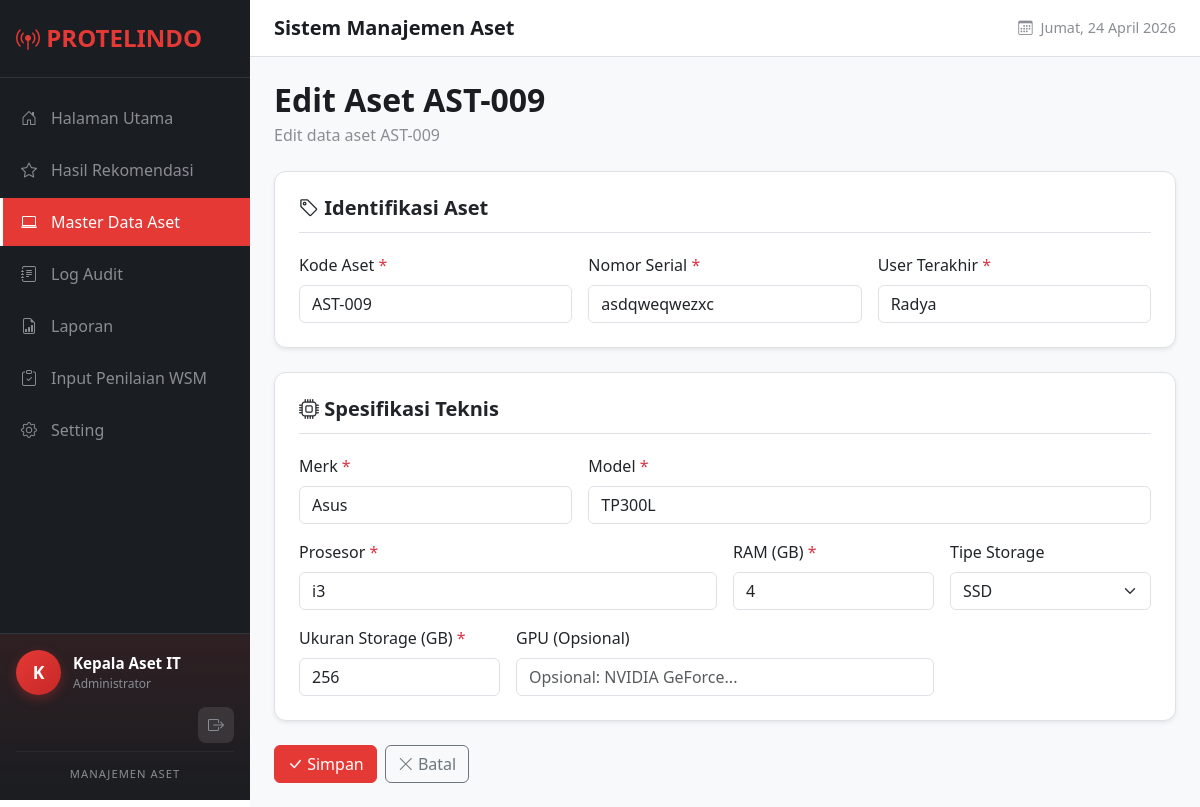
The page /inventory/9/edit/ (signed in) on the database its author committed.
### core/models.py (models this page shows, shortened)
class User(AbstractUser):
    ROLE_CHOICES = [
        ('admin', 'Administrator'),
        ('staff', 'Staff'),
    ]
    role = models.CharField(
        max_length=10,
        choices=ROLE_CHOICES,
        default='staff',
        verbose_name='Role'
    )
    class Meta:
        verbose_name = 'Pengguna'
        verbose_name_plural = 'Pengguna'

### inventory/models.py (models this page shows, shortened)
class Laptop(models.Model):
    STATUS_CHOICES = [
        ('draft', 'Draft'),
        ('assessed', 'Sudah Dinilai'),
        ('ready', 'Tersedia'),
        ('auction', 'Proses Lelang'),
        ('sold', 'Terjual'),
        ('used', 'Dipakai'),
        ('scrapped', 'Dibuang'),
    ]
    PHYSICAL_GRADE_CHOICES = [
        ('A', 'Grade A'),
        ('B', 'Grade B'),
        ('C', 'Grade C'),
        ('D', 'Grade D'),
    ]
    STORAGE_TYPE_CHOICES = [
        ('SSD', 'SSD'),
        ('HDD', 'HDD'),
        ('NVME', 'NVMe SSD'),
    ]
    asset_code = models.CharField(
        max_length=20,
        unique=True,
        verbose_name='Kode Aset'
    )
    serial_number = models.CharField(
        max_length=50,
        unique=True,
        verbose_name='Nomor Serial'
    )
    brand = models.CharField(max_length=50, verbose_name='Merk')
    model = models.CharField(max_length=100, verbose_name='Model')
    processor = models.CharField(max_length=100, verbose_name='Prosesor')
    ram_gb = models.PositiveIntegerField(verbose_name='RAM (GB)')
    storage_type = models.CharField(
        max_length=10,
        choices=STORAGE_TYPE_CHOICES,
        default='SSD',
        verbose_name='Tipe Storage'
    )
    storage_size_gb = models.PositiveIntegerField(verbose_name='Ukuran Storage (GB)')
    gpu = models.CharField(
        max_length=100,
        blank=True,
        null=True,
        verbose_name='GPU'
    )
    status = models.CharField(
        max_length=20,
        choices=STATUS_CHOICES,
        default='draft',
        verbose_name='Status'
    )
    physical_grade = models.CharField(
        max_length=1,
        choices=PHYSICAL_GRADE_CHOICES,
        blank=True,
        null=True,
        verbose_name='Grade Fisik'
    )
    open_price = models.DecimalField(
        max_digits=12,
        decimal_places=2,
        null=True,
        blank=True,
        verbose_name='Harga Pembukaan'
    )
    sold_price = models.DecimalField(
        max_digits=12,
        decimal_places=2,
        null=True,
        blank=True,
        verbose_name='Harga Jual'
    )
    buyer_name = models.CharField(
        max_length=100,
        blank=True,
        null=True,
        verbose_name='Nama Pembeli'
    )
    last_user = models.CharField(
        max_length=100,
        verbose_name='User Terakhir'
    )
    created_at = models.DateTimeField(auto_now_add=True, verbose_name='Dibuat')
    updated_at = models.DateTimeField(auto_now=True, verbose_name='Diperbarui')
    class Meta:
        verbose_name = 'Laptop'
        verbose_name_plural = 'Laptop'
        ordering = ['-created_at']

### inventory/views.py (the view)
# urls.py: path('<int:pk>/edit/', views.laptop_edit, name='laptop_edit'),
@login_required
def laptop_edit(request, pk):
    laptop = get_object_or_404(Laptop, pk=pk)
    if request.method == 'POST':
        form = LaptopForm(request.POST, instance=laptop)
        if form.is_valid():
            laptop = form.save()
            create_audit_log(request.user, 'update', laptop)
            messages.success(request, f'Aset {laptop.asset_code} berhasil diperbarui!')
            return redirect('inventory:laptop_list')
    else:
        form = LaptopForm(instance=laptop)
    context = {'form': form, 'title': f'Edit Aset {laptop.asset_code}', 'laptop': laptop}
    return render(request, 'inventory/laptop_form.html', context)

### inventory/templates/inventory/laptop_form.html (shortened to what this page needs)
{% extends 'base.html' %}
{% block content %}
<div class="page-header">
    <h2>{{ title }}</h2>
    <p>{% if laptop %}Edit data aset {{ laptop.asset_code }}{% else %}Tambah data aset baru ke sistem{% endif %}</p>
</div>
<form method="post">
    <div class="form-section">
        <h5><i class="bi bi-tag"></i> Identifikasi Aset</h5>
        <div class="row g-3">
            <div class="col-md-4">
                <label for="id_asset_code" class="form-label">Kode Aset <span class="text-danger">*</span></label>
                {{ form.asset_code }}
            </div>
            <div class="col-md-4">
                <label for="id_serial_number" class="form-label">Nomor Serial <span class="text-danger">*</span></label>
                {{ form.serial_number }}
            </div>
            <div class="col-md-4">
                <label for="id_last_user" class="form-label">User Terakhir <span class="text-danger">*</span></label>
                {{ form.last_user }}
            </div>
        </div>
    </div>
    <div class="form-section">
        <h5><i class="bi bi-cpu"></i> Spesifikasi Teknis</h5>
        <div class="row g-3">
            <div class="col-md-4">
                <label for="id_brand" class="form-label">Merk <span class="text-danger">*</span></label>
                {{ form.brand }}
            </div>
            <div class="col-md-8">
                <label for="id_model" class="form-label">Model <span class="text-danger">*</span></label>
                {{ form.model }}
            </div>
            <div class="col-md-6">
                <label for="id_processor" class="form-label">Prosesor <span class="text-danger">*</span></label>
                {{ form.processor }}
            </div>
            <div class="col-md-3">
                <label for="id_ram_gb" class="form-label">RAM (GB) <span class="text-danger">*</span></label>
                {{ form.ram_gb }}
            </div>
            <div class="col-md-3">
                <label for="id_storage_type" class="form-label">Tipe Storage</label>
                {{ form.storage_type }}
            </div>
            <div class="col-md-3">
                <label for="id_storage_size_gb" class="form-label">Ukuran Storage (GB) <span
                        class="text-danger">*</span></label>
                {{ form.storage_size_gb }}
            </div>
            <div class="col-md-6">
                <label for="id_gpu" class="form-label">GPU (Opsional)</label>
                {{ form.gpu }}
            </div>
        </div>
    </div>
    <div class="d-flex gap-2">
        <button type="submit" class="btn btn-primary">
            <i class="bi bi-check-lg"></i> Simpan
        </button>
        <a href="{% url 'inventory:laptop_list' %}" class="btn btn-outline-secondary">
            <i class="bi bi-x-lg"></i> Batal
        </a>
    </div>
</form>
{% endblock %}

### templates/base.html (shortened to what this page needs)
{% load static %}
<!DOCTYPE html>
<html lang="id">
<head>
    <link href="https://cdn.jsdelivr.net/npm/bootstrap@5.3.2/dist/css/bootstrap.min.css" rel="stylesheet">
    <link href="https://cdn.jsdelivr.net/npm/bootstrap-icons@1.11.1/font/bootstrap-icons.css" rel="stylesheet">
    <link href="{% static 'css/style.css' %}" rel="stylesheet">
</head>
<body>
    {% if user.is_authenticated %}
    <nav class="sidebar">
        <div class="sidebar-brand">
            <h4><i class="bi bi-broadcast-pin"></i> PROTELINDO</h4>
        </div>
        <ul class="sidebar-nav nav flex-column">
            <li class="nav-item">
                <a href="{% url 'dashboard' %}"
                    class="nav-link {% if request.resolver_match.url_name == 'dashboard' %}active{% endif %}">
                    <i class="bi bi-house-door"></i>
                    Halaman Utama
                </a>
            </li>
            <li class="nav-item">
                <a href="{% url 'inventory:grading_results' %}"
                    class="nav-link {% if request.resolver_match.url_name == 'grading_results' %}active{% endif %}">
                    <i class="bi bi-star"></i>
                    Hasil Rekomendasi
                </a>
            </li>
            <li class="nav-item">
                <a href="{% url 'inventory:laptop_list' %}"
                    class="nav-link {% if 'laptop' in request.resolver_match.url_name %}active{% endif %}">
                    <i class="bi bi-laptop"></i>
                    Master Data Aset
                </a>
            </li>
            <li class="nav-item">
                <a href="{% url 'inventory:audit_log' %}"
                    class="nav-link {% if request.resolver_match.url_name == 'audit_log' %}active{% endif %}">
                    <i class="bi bi-journal-text"></i>
                    Log Audit
                </a>
            </li>
            <li class="nav-item">
                <a href="{% url 'reports:report_list' %}"
                    class="nav-link {% if 'report' in request.resolver_match.url_name %}active{% endif %}">
                    <i class="bi bi-file-earmark-bar-graph"></i>
                    Laporan
                </a>
            </li>
            <li class="nav-item">
                <a href="{% url 'inventory:assessment_input' %}"
                    class="nav-link {% if 'assessment' in request.resolver_match.url_name %}active{% endif %}">
                    <i class="bi bi-clipboard-check"></i>
                    Input Penilaian WSM
                </a>
            </li>
            <li class="nav-item">
                <a href="{% url 'inventory:settings' %}"
                    class="nav-link {% if request.resolver_match.url_name == 'settings' or 'criteria' in request.resolver_match.url_name %}active{% endif %}">
                    <i class="bi bi-gear"></i>
                    Setting
                </a>
            </li>
        </ul>
        <div class="sidebar-profile">
            <div class="sidebar-profile-info">
                <div class="sidebar-avatar">
                    {{ user.first_name|default:user.username|slice:":1"|upper }}
                </div>
                <div class="sidebar-user-details">
                    <div class="sidebar-username">{{ user.first_name|default:user.username }}</div>
                    <div class="sidebar-role">{{ user.get_role_display }}</div>
                </div>
            </div>
            <div class="sidebar-profile-actions">
                <a href="{% url 'logout' %}" class="btn-logout" title="Keluar">
                    <i class="bi bi-box-arrow-right"></i>
                </a>
            </div>
            <div class="sidebar-brand-text">
                <small>Manajemen Aset</small>
            </div>
        </div>
    </nav>
    <main class="main-content">
        <header class="top-header">
            <div class="page-title-header">
                <h5 class="mb-0">{% block page_header %}Sistem Manajemen Aset{% endblock %}</h5>
            </div>
            <div class="header-date">
                <i class="bi bi-calendar3 me-2"></i>
                <span id="current-date"></span>
            </div>
        </header>
        <div class="content-area">
            {% block content %}{% endblock %}
        </div>
    </main>
    {% else %}
    {% block anonymous_content %}{% endblock %}
    {% endif %}
</body>
</html>

### static/css/style.css (style rules this page uses)
:root { --primary-color: #E53935; --primary-dark: #C62828; --primary-light: #FF6F60; --sidebar-bg: #1a1d21; --sidebar-hover: #2d3035; --sidebar-active: #E53935; --text-light: #ffffff; --text-muted: #8a8d93; --border-color: #dee2e6; --card-shadow: 0 0.125rem 0.25rem rgba(0, 0, 0, 0.075); --shadow-lg: 0 10px 40px rgba(0, 0, 0, 0.15); }
.sidebar { position: fixed; top: 0; left: 0; width: 250px; height: 100vh; background-color: var(--sidebar-bg); z-index: 1000; overflow-y: auto; display: flex; flex-direction: column; }
.sidebar-brand { padding: 1.5rem 1rem; border-bottom: 1px solid rgba(255, 255, 255, 0.1); }
.sidebar-brand h4 { color: var(--primary-color); font-weight: 700; margin-bottom: 0; }
.sidebar-nav { padding: 1rem 0; flex: 1; }
.sidebar-nav .nav-item { margin-bottom: 0.25rem; }
.sidebar-nav .nav-link { display: flex; align-items: center; padding: 0.75rem 1rem; color: var(--text-muted); text-decoration: none; transition: all 0.2s ease; border-left: 3px solid transparent; }
.sidebar-nav .nav-link.active { background-color: var(--sidebar-active); color: var(--text-light); border-left-color: var(--text-light); }
.sidebar-nav .nav-link i { width: 20px; margin-right: 0.75rem; text-align: center; }
.sidebar-profile { padding: 1rem; border-top: 1px solid rgba(255, 255, 255, 0.1); background: linear-gradient(180deg, rgba(229, 57, 53, 0.1) 0%, transparent 100%); }
.sidebar-profile-info { display: flex; align-items: center; gap: 0.75rem; margin-bottom: 0.75rem; }
.sidebar-avatar { width: 45px; height: 45px; border-radius: 50%; background: linear-gradient(135deg, var(--primary-color) 0%, var(--primary-dark) 100%); color: white; display: flex; align-items: center; justify-content: center; font-weight: 700; font-size: 1.1rem; box-shadow: 0 4px 12px rgba(229, 57, 53, 0.3); }
.sidebar-user-details { flex: 1; min-width: 0; }
.sidebar-username { color: var(--text-light); font-weight: 600; font-size: 0.95rem; white-space: nowrap; overflow: hidden; text-overflow: ellipsis; }
.sidebar-role { color: var(--text-muted); font-size: 0.75rem; }
.sidebar-profile-actions { display: flex; justify-content: flex-end; margin-bottom: 0.5rem; }
.btn-logout { display: flex; align-items: center; justify-content: center; width: 36px; height: 36px; border-radius: 8px; background: rgba(255, 255, 255, 0.1); color: var(--text-muted); text-decoration: none; transition: all 0.2s ease; }
.sidebar-brand-text { text-align: center; padding-top: 0.5rem; border-top: 1px solid rgba(255, 255, 255, 0.05); }
.sidebar-brand-text small { color: var(--text-muted); font-size: 0.7rem; text-transform: uppercase; letter-spacing: 1px; }
.main-content { margin-left: 250px; min-height: 100vh; background-color: #f8f9fa; }
.top-header { background-color: #ffffff; padding: 1rem 1.5rem; border-bottom: 1px solid var(--border-color); display: flex; justify-content: space-between; align-items: center; }
.page-title-header h5 { color: var(--sidebar-bg); font-weight: 600; }
.header-date { color: var(--text-muted); font-size: 0.9rem; display: flex; align-items: center; }
.content-area { padding: 1.5rem; }
.page-header { margin-bottom: 1.5rem; }
.page-header h2 { font-weight: 600; color: var(--sidebar-bg); margin-bottom: 0.25rem; }
.page-header p { color: var(--text-muted); margin-bottom: 0; }
.btn-primary { background-color: var(--primary-color); border-color: var(--primary-color); }
.form-section { background: #fff; border-radius: 0.75rem; padding: 1.5rem; box-shadow: var(--card-shadow); border: 1px solid var(--border-color); margin-bottom: 1.5rem; }
.form-section h5 { font-weight: 600; margin-bottom: 1.25rem; padding-bottom: 0.75rem; border-bottom: 1px solid var(--border-color); }

### rows shown on the page
User: first_name "K", first_name "Kepala Aset IT", role "Administrator"
Laptop: asset_code "AST-009", serial_number "asdqweqwezxc", last_user "Radya", brand "Asus", model "TP300L", processor "i3", ram_gb "4", storage_type "SSD", storage_size_gb "256"

### other values the page prints
{{ title }} "Edit Aset AST-009"
